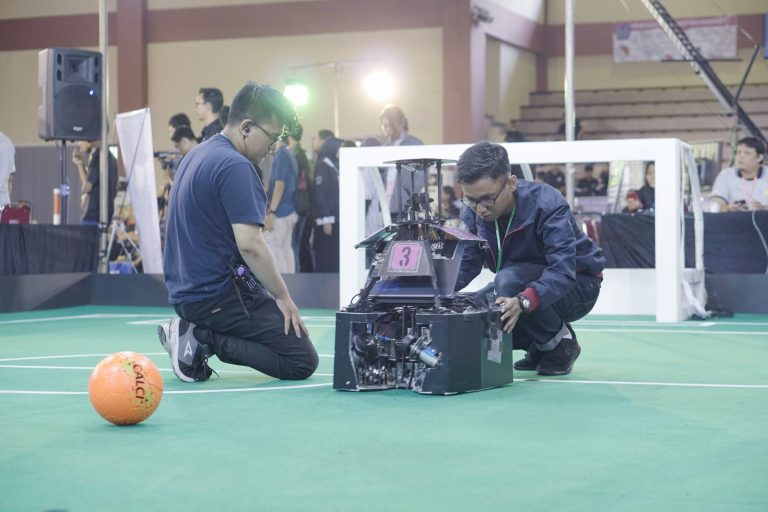
#> input picture krsbi.jpg, 768 x 512 px, given in place of the camera
$ python HSV_HCT_CAMSHIFT.py
#> lines starting #> are read from the running program, lines starting #| are printed output that depends on the picture; after the words box and inside, x2 and y2 are one past the last pixel; in counts of white or black regions, pixels touching at a corner belong together
import cv2
import argparse
import numpy as np

def callback(value):
    pass

def main():
    camera = cv2.VideoCapture(0)
    dist = lambda x1,y1,x2,y2: (x1-x2)**2+(y1-y2)**2
    PrecCircle = None
    cv2.namedWindow("Trackbars", 0)
    cv2.createTrackbar("L – H", "Trackbars", 0, 179, callback)
#> slider 'L – H' is set to 35
    cv2.createTrackbar("U – H", "Trackbars", 179, 179, callback)
    cv2.createTrackbar("L – S", "Trackbars", 0, 255, callback)
#> slider 'L – S' is set to 51
    cv2.createTrackbar("U – S", "Trackbars", 255, 255, callback)
    cv2.createTrackbar("L – V", "Trackbars", 0, 255, callback)
#> slider 'L – V' is set to 51
    cv2.createTrackbar("U – V", "Trackbars", 255, 255, callback)

    while True:
        ret, image = camera.read()
#> image is the input picture: shape (512, 768, 3); mean B, G, R 153.2, 151.2, 136.2
        if not ret:
            break

        frame_to_thresh = cv2.cvtColor(image, cv2.COLOR_BGR2HSV)
#> frame_to_thresh: shape (512, 768, 3); mean H, S, V 86.8, 54.1, 162

        L_H = cv2.getTrackbarPos("L – H", "Trackbars")
        L_S = cv2.getTrackbarPos("L – S", "Trackbars")
        L_V = cv2.getTrackbarPos("L – V", "Trackbars")
        U_H = cv2.getTrackbarPos("U – H", "Trackbars")
        U_S = cv2.getTrackbarPos("U – S", "Trackbars")
        U_V = cv2.getTrackbarPos("U – V", "Trackbars")

        thresh = cv2.inRange(frame_to_thresh, (L_H, L_S, L_V), (U_H, U_S, U_V))
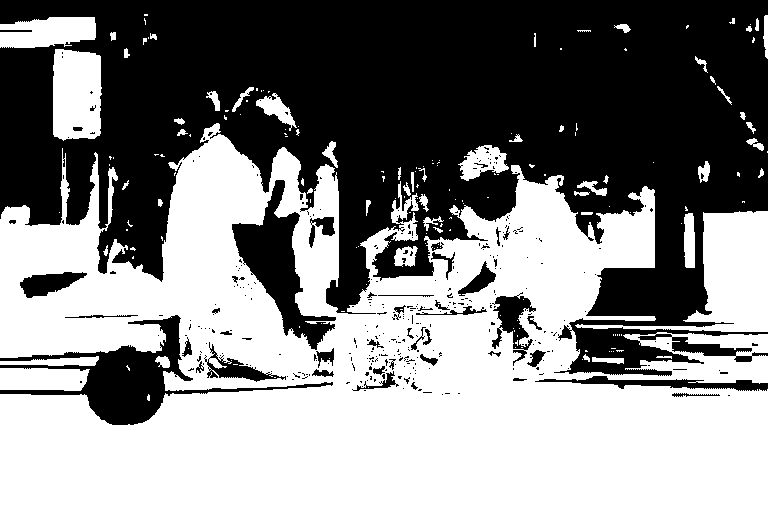
#> thresh: shape (512, 768); 52.7% white; 339 black regions (294 under 20 px), largest, box (x1, y1, x2, y2) and area: (0, 0, 768, 376) 163938, (0, 315, 333, 425) 7643, (232, 180, 336, 350) 5661

        kernel = np.ones((5,5),np.uint8)
        mask = cv2.morphologyEx(thresh, cv2.MORPH_OPEN, kernel)
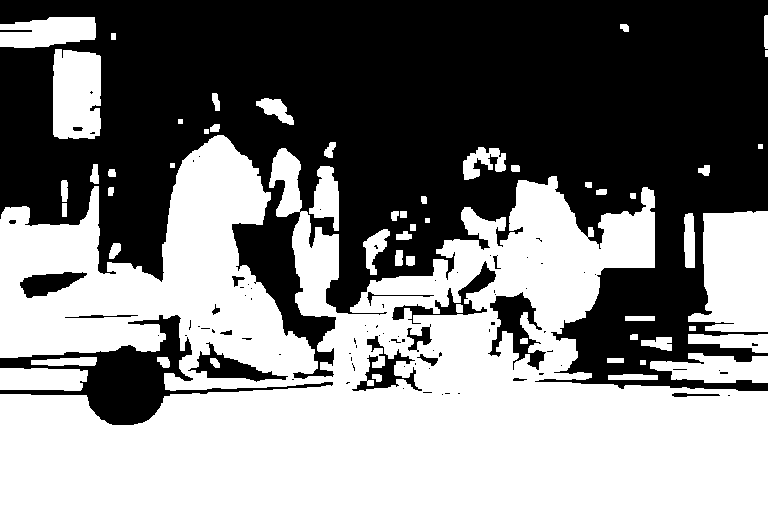
#> mask: shape (512, 768); 50.4% white; 88 black regions (68 under 20 px), largest, box (x1, y1, x2, y2) and area: (0, 0, 768, 391) 178871, (0, 315, 333, 425) 8099, (488, 292, 546, 370) 1903
        mask = cv2.morphologyEx(mask, cv2.MORPH_CLOSE, kernel)
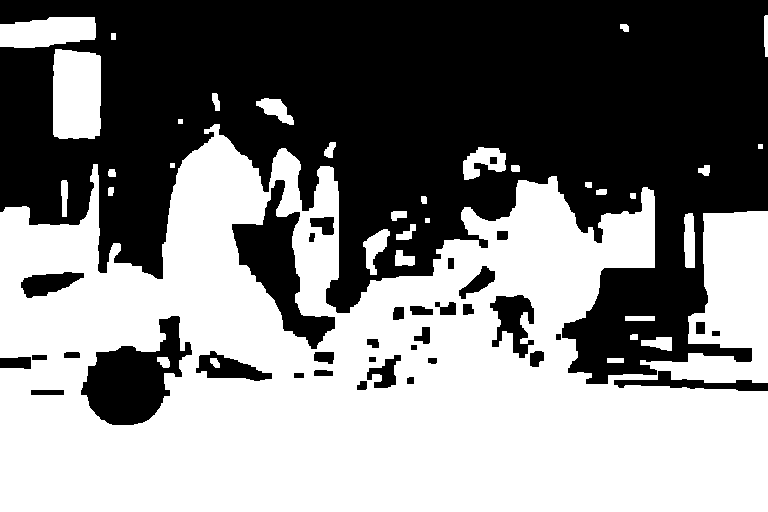
#> mask: shape (512, 768); 51.6% white; 36 black regions
        cnts = cv2.findContours(mask.copy(), cv2.RETR_EXTERNAL,cv2.CHAIN_APPROX_SIMPLE)[-2]
#> cnts = 32 contours, 4 with area under 20; largest, box (x1, y1, x2, y2) and area: (0, 124, 768, 512) 208872, (53, 49, 101, 139) 3986, (0, 17, 96, 48) 2312, (463, 147, 506, 180) 805, (363, 229, 390, 275) 537
        center = None
        blurFrame = cv2.GaussianBlur(mask,(17,17),0)
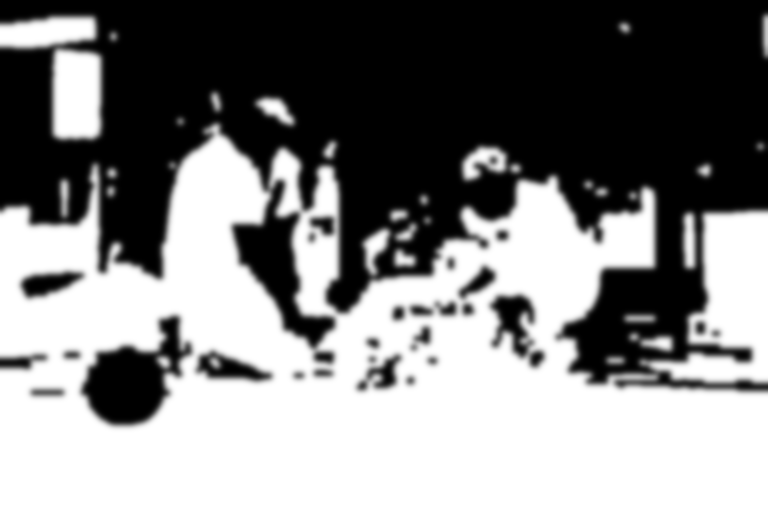
#> blurFrame: shape (512, 768); min 0, max 255, mean 131.6

        circles = cv2.HoughCircles(blurFrame, cv2.HOUGH_GRADIENT,1.2,100,
                              param1=100, param2=30, minRadius=10,maxRadius=400)
#> circles = 22 rows, first 8: [316.2, 108.6, 264.3], [244.2, 208.2, 146.4], [597, 275.4, 107.3], [125.4, 385.8, 40.6], [719.4, 108.6, 280.2], [406.2, 213, 93.52], [491.4, 270.6, 108.3], [10.2, 204.6, 158]
        if circles is not None:
            circles = np.uint32(np.around(circles))
#> circles = 22 rows, first 8: [316, 109, 264], [244, 208, 146], [597, 275, 107], [125, 386, 41], [719, 109, 280], [406, 213, 94], [491, 271, 108], [10, 205, 158]
            chosen = None
            for i in circles[0,:]:
                if chosen is None: chosen = i
                if PrecCircle is not None:
                    if dist (chosen[0], chosen[1], PrecCircle[0], PrecCircle[1]) <= dist(i[0],i[1],PrecCircle[0],PrecCircle[1]):
                        chosen = i
#> this loop made 22 passes
#> i on passes 2 to 13: [244, 208, 146], [597, 275, 107], [125, 386, 41], [719, 109, 280], [406, 213, 94], [491, 271, 108], [10, 205, 158], [410, 423, 147], [515, 465, 231], [712, 301, 89], [327, 307, 90], [217, 335, 67]

            cv2.circle(image, (chosen[0],chosen[1]), 1, (0,100,100), 3)
#> image: shape (512, 768, 3); 0.01% of pixels changed, all inside (x1, y1, x2, y2) = (313, 106, 320, 113)
            cv2.circle(image, (chosen[0],chosen[1]), chosen[2], (255,0,255),3)
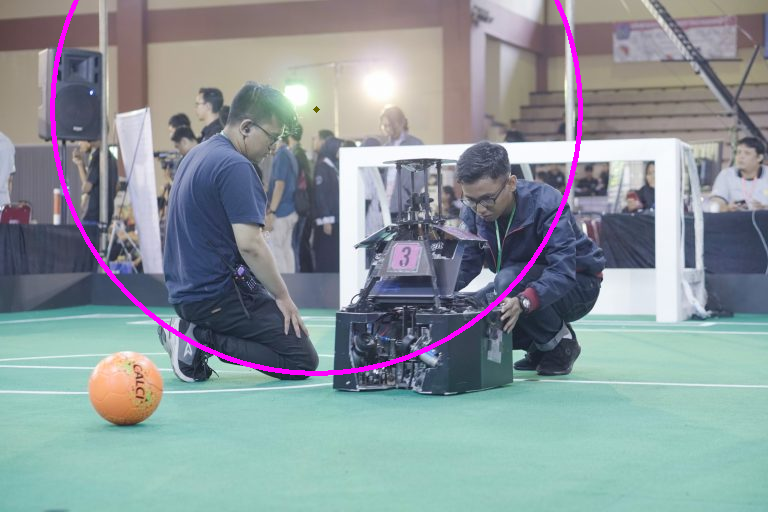
#> image: shape (512, 768, 3); mean B, G, R 155, 149.8, 138.3


        cv2.imshow("Original", image)
        cv2.imshow("Thresh", thresh)

        if cv2.waitKey(1) & 0xFF is ord('q'):
#> (key q is pressed here)
            break


if __name__ == '__main__':
    main()
